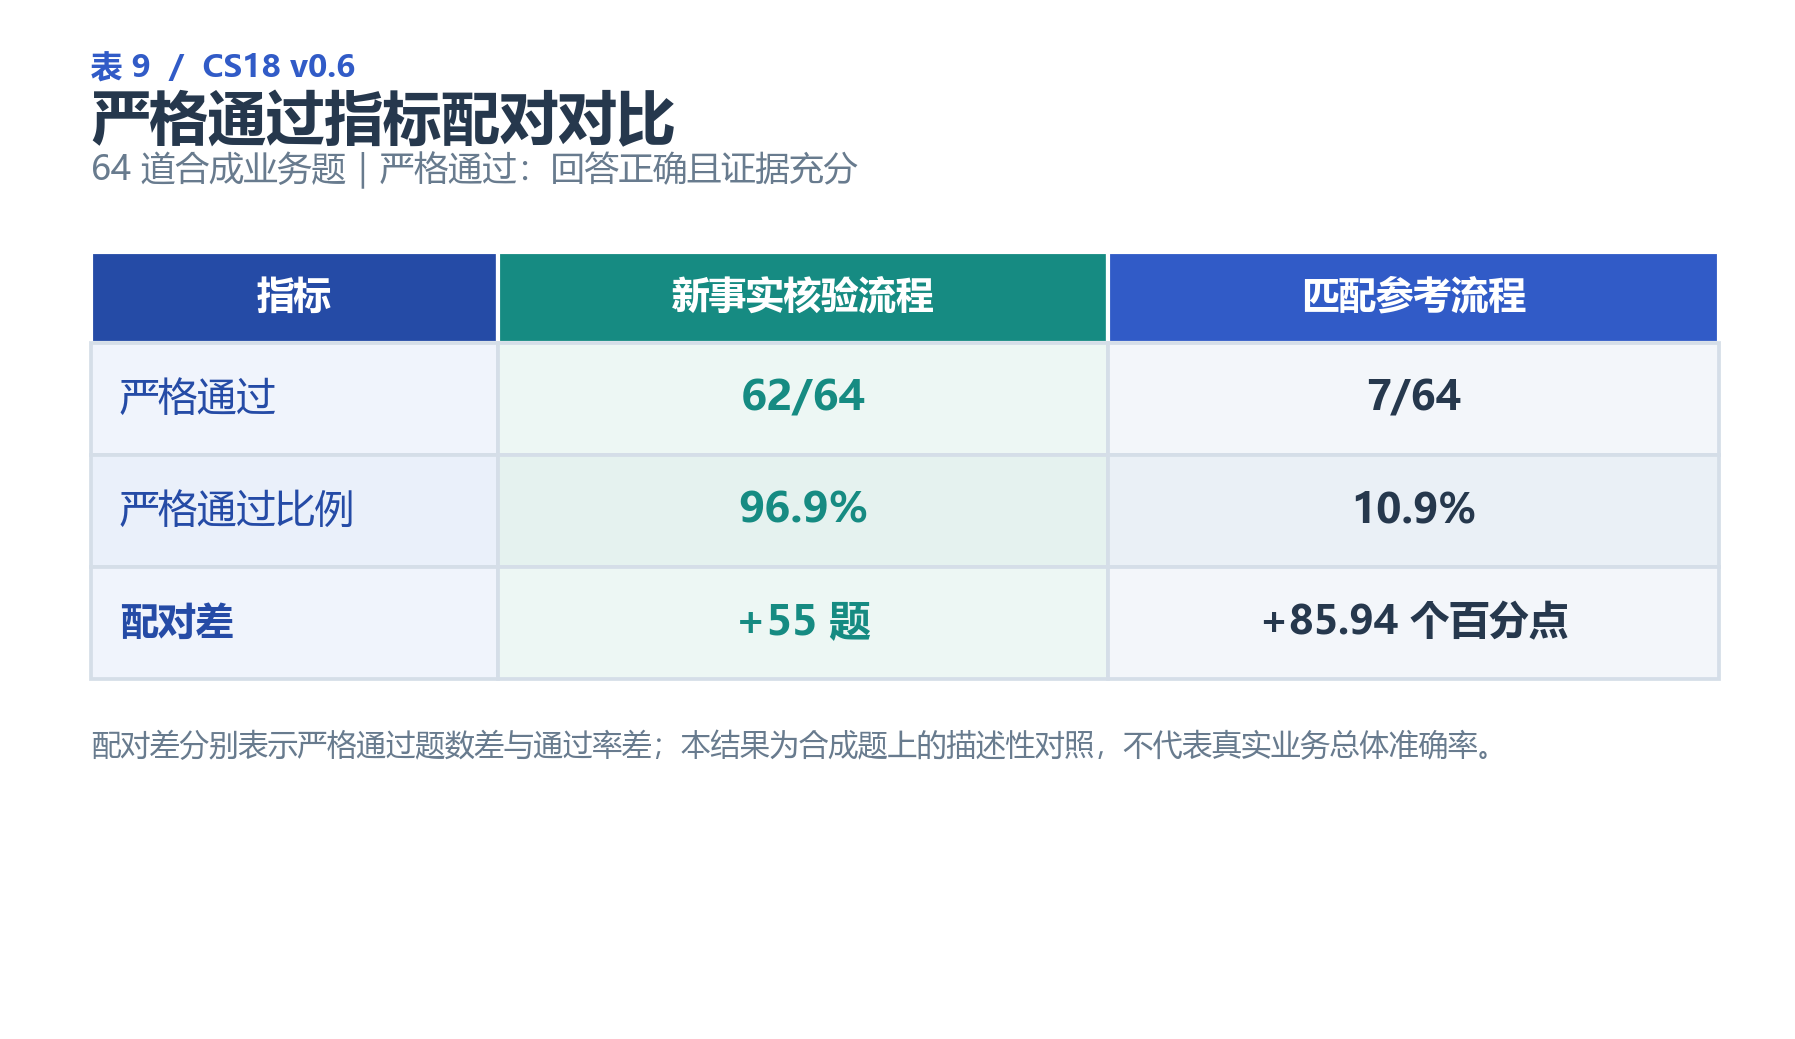

This figure's Python source:
from __future__ import annotations

from pathlib import Path

import matplotlib

matplotlib.use("Agg")

import matplotlib.pyplot as plt
from matplotlib.patches import Rectangle


# Source: Design report, Table 9. This preview changes only presentation;
# labels, values, denominator, and test scope are preserved.
HEADERS = ["指标", "新事实核验流程", "匹配参考流程"]
ROWS = [
    ("严格通过", "62/64", "7/64"),
    ("严格通过比例", "96.9%", "10.9%"),
    ("配对差", "+55 题", "+85.94 个百分点"),
]

COLORS = {
    "navy": "#254BA6",
    "blue": "#315BC7",
    "blue_light": "#F0F4FC",
    "blue_alt": "#EAF0FA",
    "teal": "#168B82",
    "teal_light": "#EDF7F4",
    "teal_alt": "#E5F2EF",
    "white": "#FFFFFF",
    "text": "#26384D",
    "muted": "#687B8E",
    "border": "#D5DEE8",
    "reference": "#F3F6FA",
    "reference_alt": "#EAF0F6",
}


def build_table() -> plt.Figure:
    plt.rcParams.update(
        {
            "font.family": "Microsoft YaHei",
            "axes.unicode_minus": False,
            "svg.fonttype": "none",
        }
    )

    fig, ax = plt.subplots(figsize=(15.2 / 2.54, 8.8 / 2.54), dpi=300)
    fig.patch.set_facecolor(COLORS["white"])
    ax.set_facecolor(COLORS["white"])
    ax.set_xlim(0, 1500)
    ax.set_ylim(0, 870)
    ax.axis("off")

    ax.text(76, 812, "表 9  /  CS18 v0.6", fontsize=7.5, color=COLORS["blue"],
            fontweight="bold", va="center", family="Microsoft YaHei")
    ax.text(76, 768, "严格通过指标配对对比", fontsize=14, color=COLORS["text"],
            fontweight="bold", va="center", family="Microsoft YaHei")
    ax.text(76, 728, "64 道合成业务题｜严格通过：回答正确且证据充分",
            fontsize=8.2, color=COLORS["muted"], va="center", family="Microsoft YaHei")

    x0 = 76
    widths = [340, 510, 510]
    header_y = 583
    header_h = 76
    row_h = 94
    header_fills = [COLORS["navy"], COLORS["teal"], COLORS["blue"]]

    x = x0
    for label, width, fill in zip(HEADERS, widths, header_fills):
        ax.add_patch(Rectangle((x, header_y), width, header_h, facecolor=fill,
                               edgecolor=COLORS["white"], linewidth=1.0))
        ax.text(x + width / 2, header_y + header_h / 2, label, fontsize=9,
                color=COLORS["white"], fontweight="bold", ha="center", va="center",
                family="Microsoft YaHei")
        x += width

    for row_index, row in enumerate(ROWS):
        y = header_y - (row_index + 1) * row_h
        alt = row_index % 2 == 1
        fills = (
            COLORS["blue_alt"] if alt else COLORS["blue_light"],
            COLORS["teal_alt"] if alt else COLORS["teal_light"],
            COLORS["reference_alt"] if alt else COLORS["reference"],
        )
        x = x0
        for col_index, (value, width, fill) in enumerate(zip(row, widths, fills)):
            ax.add_patch(Rectangle((x, y), width, row_h, facecolor=fill,
                                   edgecolor=COLORS["border"], linewidth=0.9))
            color = COLORS["navy"] if col_index == 0 else (
                COLORS["teal"] if col_index == 1 else COLORS["text"]
            )
            font_size = 9.4 if col_index == 0 else (10.2 if col_index == 1 else 9.8)
            if row_index == 2:
                font_size -= 0.3
            ax.text(x + (24 if col_index == 0 else width / 2), y + row_h / 2,
                    value, fontsize=font_size, color=color,
                    fontweight="bold" if row_index == 2 or col_index > 0 else "medium",
                    ha="left" if col_index == 0 else "center", va="center",
                    family="Microsoft YaHei")
            x += width

    ax.text(76, 245,
            "配对差分别表示严格通过题数差与通过率差；本结果为合成题上的描述性对照，不代表真实业务总体准确率。",
            fontsize=7.1, color=COLORS["muted"], va="center", family="Microsoft YaHei")

    fig.subplots_adjust(left=0, right=1, top=1, bottom=0)
    return fig


def main() -> None:
    out_dir = Path(__file__).resolve().parent
    stem = "表9_CS18指标对比_彩色标准表格试稿_v0.1"
    fig = build_table()
    fig.savefig(out_dir / f"{stem}.svg", format="svg", facecolor=COLORS["white"])
    fig.savefig(out_dir / f"{stem}.png", format="png", dpi=300, facecolor=COLORS["white"])
    plt.close(fig)
    print(f"created {out_dir / f'{stem}.svg'}")
    print(f"created {out_dir / f'{stem}.png'}")
    print("validated 3 metrics, 2 matched flows, 64 paired synthetic cases")


if __name__ == "__main__":
    main()
